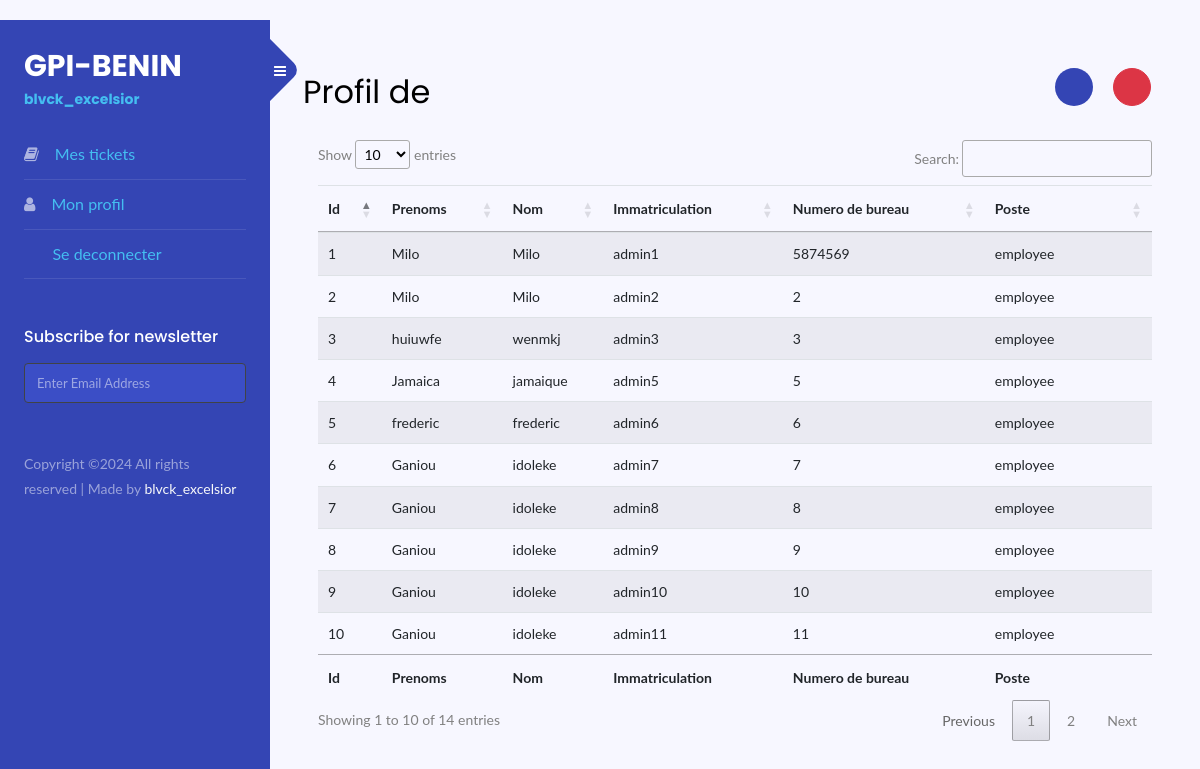
The page /list-employee/ on the database its author committed.
### users/models.py (models this page shows, shortened)
class Employee(models.Model):
    user=models.OneToOneField(User, verbose_name=_("Employee"), on_delete=models.CASCADE)
    direction_employee = models.ForeignKey(Direction, verbose_name=_("Direction"), on_delete=models.SET_NULL, null=True, blank=True)
    service_employee = models.ForeignKey("Service", verbose_name=_("Service"), on_delete=models.SET_NULL, null=True, blank=True)
    bureau = models.CharField(_("Numero du bureau"), max_length=50)
    poste = models.CharField(_("Poste"), choices=POSTES, max_length=50, default="Employé")
    contact = models.CharField(_("Numero de telephone"), max_length=50, null=True, blank=True)
    adresse = models.CharField(_("Adresse"), max_length=50, null=True, blank=True, validators=[validator_min_length])
    created_at = models.DateTimeField(auto_now_add=True, null=True)
    updated_at = models.DateTimeField(auto_now=True)

### employees/views.py (the view)
# urls.py: path('list-employee/', views.EmployeeListView.as_view(), name='list-employee'),
class EmployeeListView(ListView):
    model = Employee
    template_name = "users/allusers.html"
    context_object_name = "employees"

### templates/users/allusers.html (shortened to what this page needs)
{% extends 'profile2.html' %}
{% load static %}
{% block main %}
        <table id="example" class="table table-striped" style="width:100%">
            <thead>
                <tr>
                    <th>Id</th>
                    <th>Prenoms</th>
                    <th>Nom</th>
                    <th>Immatriculation</th>
                    <th class="desactiver">Numero de bureau</th>
                    <th>Poste</th>
                </tr>
            </thead>
            <tbody>
                {% for employee in employees %}
                <tr>
                    <td>{{ employee.id }}</td>
                    <td>{{ employee.user.first_name }}</td>
                    <td>{{ employee.user.last_name }}</td>
                    <td>{{ employee.user.username }}</td>
                    <td class="desactiver">{{ employee.bureau }}</td>
                    <td>{{ employee.poste}}</td>
                </tr>
                {% endfor %}
            </tbody>
            <tfoot>
                <tr>
                    <th>Id</th>
                    <th>Prenoms</th>
                    <th>Nom</th>
                    <th>Immatriculation</th>
                    <th class="desactiver">Numero de bureau</th>
                    <th>Poste</th>
                </tr>
            </tfoot>
        </table>
{% endblock %}

### static/css/style.css (style rules this page uses)
body { font-family: Lato, sans-serif !important; }
body { background-color: #fbfbfb; }
body { margin-top: 20px; background-color: #f7f7ff; }

### rows shown on the page
Employee: id "1", user.first_name "Milo", user.last_name "Milo", user.username "admin1", bureau "5874569", poste "employee"
Employee: id "2", user.first_name "Milo", user.last_name "Milo", user.username "admin2", bureau "2", poste "employee"
Employee: id "3", user.first_name "huiuwfe", user.last_name "wenmkj", user.username "admin3", bureau "3", poste "employee"
Employee: id "4", user.first_name "Jamaica", user.last_name "jamaique", user.username "admin5", bureau "5", poste "employee"
Employee: id "5", user.first_name "frederic", user.last_name "frederic", user.username "admin6", bureau "6", poste "employee"
Employee: id "6", user.first_name "Ganiou", user.last_name "idoleke", user.username "admin7", bureau "7", poste "employee"
Employee: id "7", user.first_name "Ganiou", user.last_name "idoleke", user.username "admin8", bureau "8", poste "employee"
Employee: id "8", user.first_name "Ganiou", user.last_name "idoleke", user.username "admin9", bureau "9", poste "employee"
Employee: id "9", user.first_name "Ganiou", user.last_name "idoleke", user.username "admin10", bureau "10", poste "employee"
Employee: id "10", user.first_name "Ganiou", user.last_name "idoleke", user.username "admin11", bureau "11", poste "employee"
